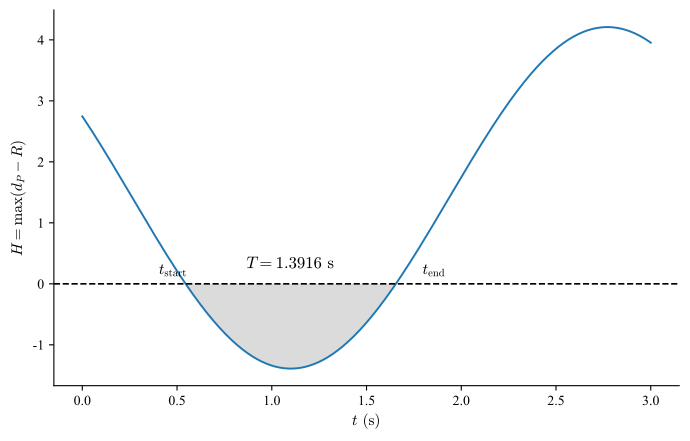

Reproduce this figure in Python.
import numpy as np
import matplotlib.pyplot as plt

plt.rcParams['font.family'] = 'Times New Roman'
plt.rcParams['mathtext.fontset'] = 'cm'
plt.rcParams['axes.unicode_minus'] = False

t_start = 0.4042
t_end = 1.7958
T = 1.3916

t = np.linspace(0, 3.0, 1200)

# ✅把符号取负！！！中间向下凹：两边H>0，中间区间H<=0
Ht = -(2.8 * np.cos(1.88 * (t - 1.1)) - 1.41)

fig, ax = plt.subplots(figsize=(7, 4.5), dpi=120)
ax.plot(t, Ht, color='#1f77b4', linewidth=1.4)
ax.axhline(y=0, color='k', linestyle='--', linewidth=1.2)

mask = Ht <= 0
ax.fill_between(t, 0, Ht, where=mask, color='#cccccc', alpha=0.7,
                edgecolor=None, interpolate=True)

ax.text(t_start, 0.16, r'$t_\mathrm{start}$', fontsize=11)
ax.text(t_end,   0.16, r'$t_\mathrm{end}$',   fontsize=11)
ax.text((t_start + t_end)/2, 0.24, rf'$T={T:.4f}\ \mathrm{{s}}$', fontsize=12, ha='center')

ax.set_xlabel(r'$t\ (\mathrm{s})$', fontsize=11)
ax.set_ylabel(r'$H=\max(d_P-R)$', fontsize=11)

ax.spines['top'].set_visible(False)
ax.spines['right'].set_visible(False)

plt.tight_layout()
plt.savefig("q1_margin_concept.pdf", bbox_inches="tight")
plt.show()

print(f"t_start = {t_start:.4f} s")
print(f"t_end   = {t_end:.4f} s")
print(f"T       = {T:.4f} s")
